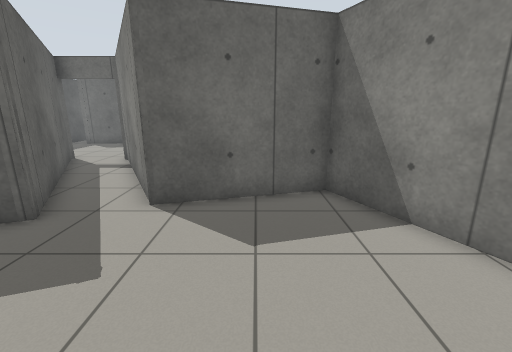
View 1 (above)

17 first-person views from a walk through a world built for the Gazebo simulator. The camera is 1.2 m above the floor, tilts 14° down and sees 90° across. The floor is counted in squares, 0.5 m on a side. Each view is taken from the middle of a square. On the plan, view 1 faces up. The plan holds only what a view shows up to about 17 squares ahead; the rest is blank. The place goes on beyond the plan.

View 2
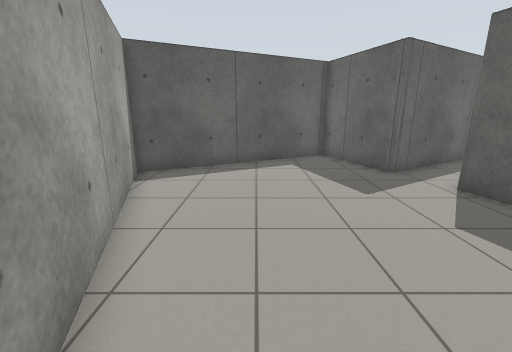

View 3
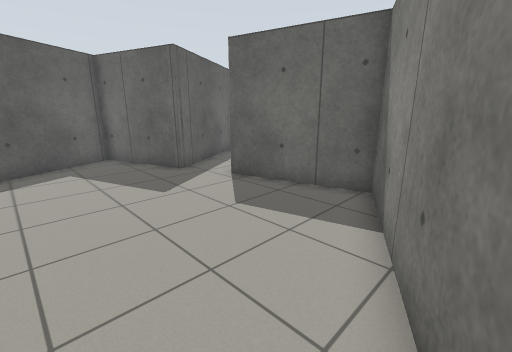

View 4
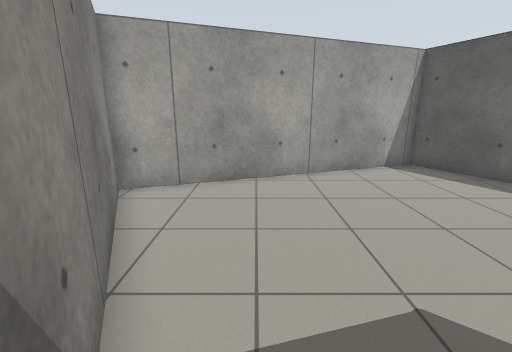

View 5
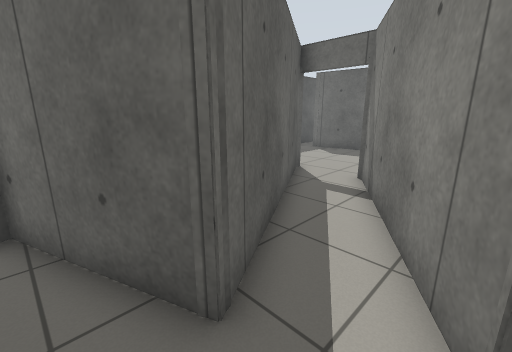

View 6
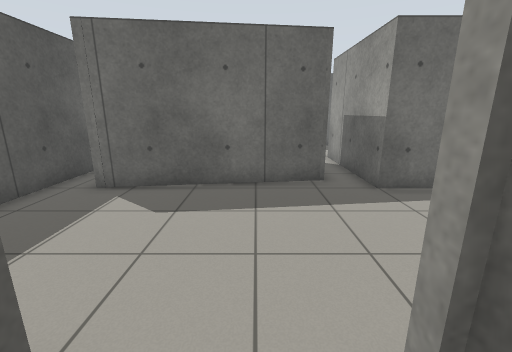

View 7
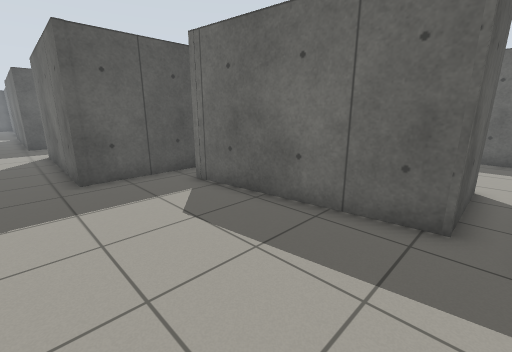

View 8
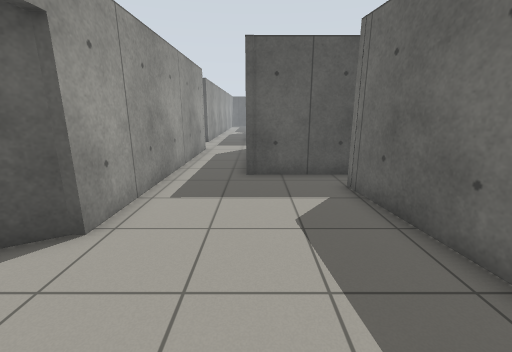

View 9
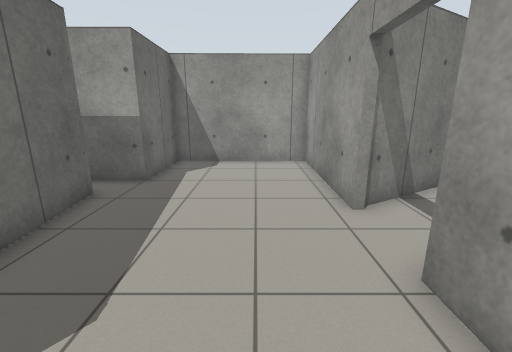

View 10
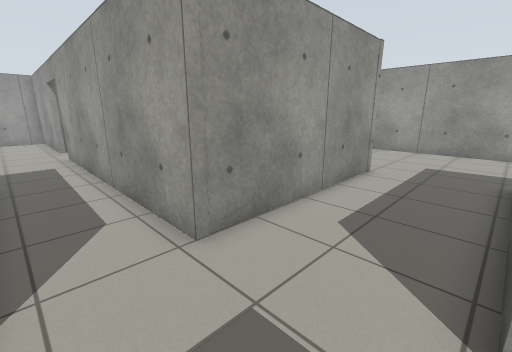

View 11
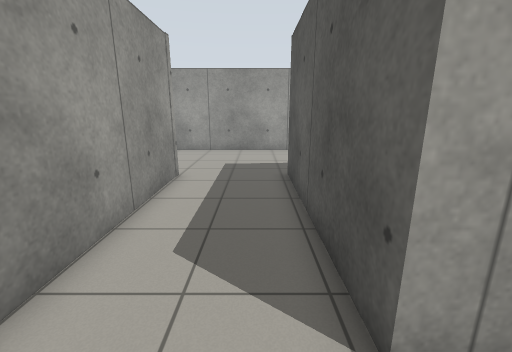

View 12
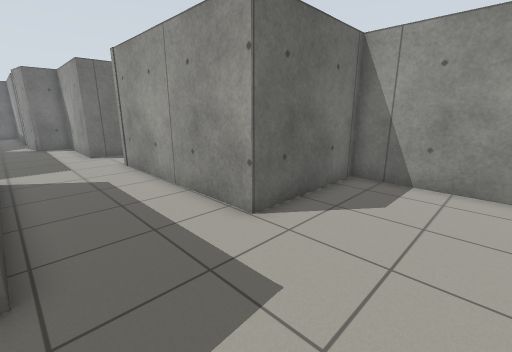

View 13
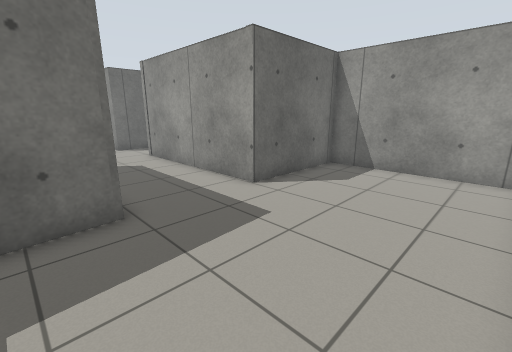

View 14
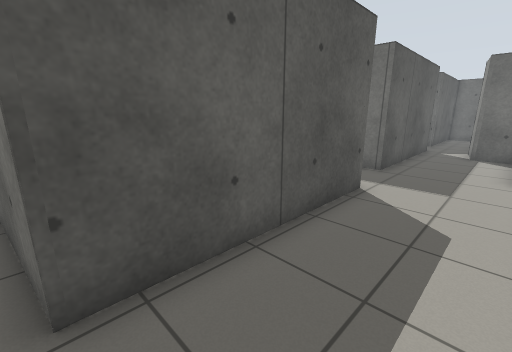

View 15
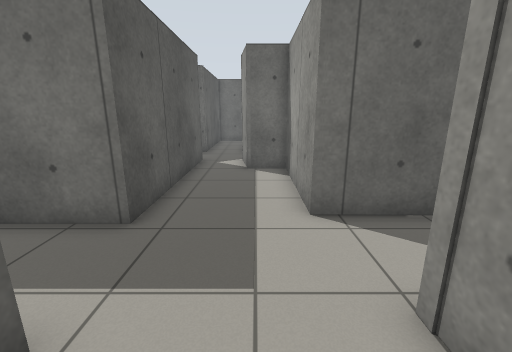

View 16
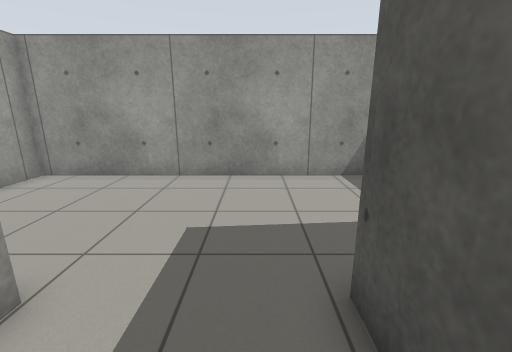

View 17
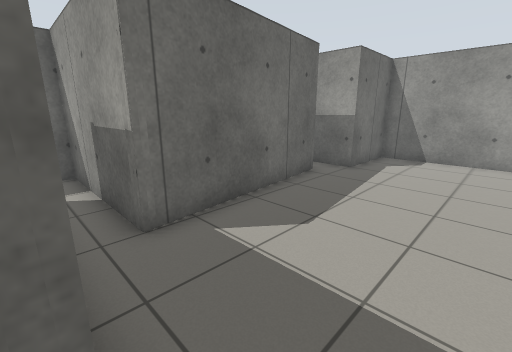

### Floor plan
Ten units are one square. View 1 is at (0, 0); x grows to the right and y downward. Boxes are objects, and circles mark ways between rooms. Rooms are numbered by the first view taken in them; rooms with no view inside come last. Other rooms are left out.
<svg viewBox="-291 -241 360 295">
<path fill="none" stroke="#000" d="M-52 -58 -51 -55 -96 -38 -52 49 64 8 21 -80 -27 -63 -67 -133M-97 -133 -51 -55M-70 -136 -3 -135 -4 -200 -41 -200 -41 -235M-132 -200 -132 -235M-56 -235 -56 -210 -132 -200 -133 -204M-148 -226 -148 -165 -227 -166M-207 -167 -227 -168M-220 -136 -96 -136M-275 -131 -263 -131 -263 -51 -286 -49M-285 17 -167 17 -167 -52 -219 -52 -220 -136M-227 -168 -227 -220 -244 -220 -246 -236M-267 -166 -286 -166M-268 -235 -268 -161"/>
<circle cx="-82" cy="-134" r="3" fill="#2a7"/>
<circle cx="-230" cy="-155" r="3" fill="#2a7"/>
<text x="-20" y="-20">1</text>
<text x="-90" y="-170">2</text>
<text x="-240" y="-70">3</text>
</svg>
Room 1 opens to room 2. Room 2 opens to room 3.

Where each view was taken, in squares from view 1:
view 1: 0 up, 0 right, facing up
view 2: 0 up, 5 right, facing left
view 3: 0 up, 5 right, facing up-left
view 4: 7 up, 2 right, facing down
view 5: 4 up, 3 left, facing up-left
view 6: 12 up, 8 left, facing up
view 7: 15 up, 5 left, facing up-left
view 8: 17 up, 5 left, facing left
view 9: 16 up, 13 left, facing right
view 10: 16 up, 26 left, facing down-right
view 11: 15 up, 25 left, facing down
view 12: 1 up, 26 left, facing up-right
view 13: 1 down, 28 left, facing up-right
view 14: 5 up, 23 left, facing up-left
view 15: 11 up, 24 left, facing up
view 16: 8 up, 25 left, facing down
view 17: 15 up, 15 left, facing up-right
